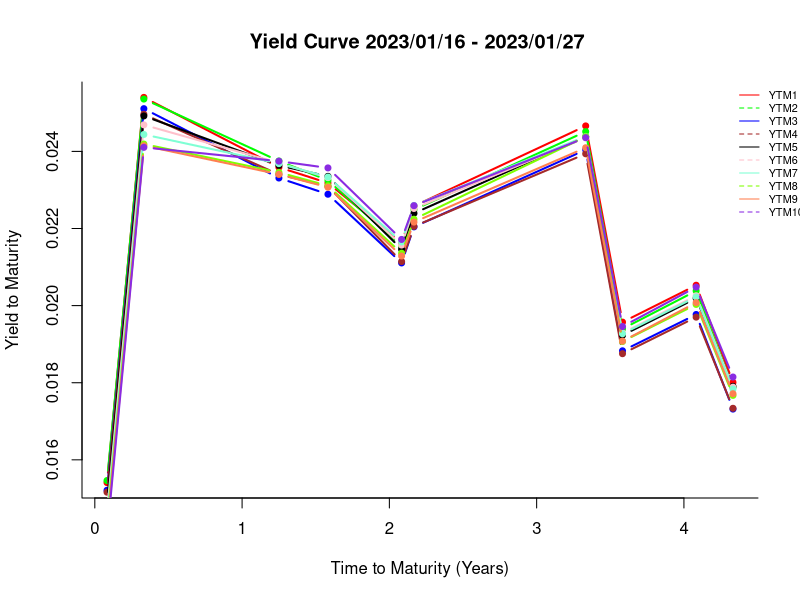

Recreate this plot in R.
## ---- chunk 1
knitr::opts_chunk$set(echo = TRUE)
## ---- chunk 2

data <- read.csv("apm466_data.csv", header=T)

# the price for each day
jan_16 <- data[,8]
jan_17 <- data[,9]
jan_18 <- data[,10]
jan_19 <- data[,11]
jan_20 <- data[,12]
jan_23 <- data[,13]
jan_24 <- data[,14]
jan_25 <- data[,15]
jan_26 <- data[,16]
jan_27 <- data[,17]

coupon <- data[,3]

# calculate the dirty price 

#On January 1, 2023 it has been this number of days since the last coupon for each bond:
days_last_coupon <- c(87, 0, 152, 88, 82, 161, 164, 77, 78, 151)

# days since Jan 1 that the data was collected on 
today <- c(16, 17, 18, 19, 20, 23, 24, 25, 26, 27)

jan_16_dirty <- c(0, 0, 0, 0, 0, 0, 0, 0, 0, 0)
jan_17_dirty <- c(0, 0, 0, 0, 0, 0, 0, 0, 0, 0)
jan_18_dirty <- c(0, 0, 0, 0, 0, 0, 0, 0, 0, 0)
jan_19_dirty <- c(0, 0, 0, 0, 0, 0, 0, 0, 0, 0)
jan_20_dirty <- c(0, 0, 0, 0, 0, 0, 0, 0, 0, 0)
jan_23_dirty <- c(0, 0, 0, 0, 0, 0, 0, 0, 0, 0)
jan_24_dirty <- c(0, 0, 0, 0, 0, 0, 0, 0, 0, 0)
jan_25_dirty <- c(0, 0, 0, 0, 0, 0, 0, 0, 0, 0)
jan_26_dirty <- c(0, 0, 0, 0, 0, 0, 0, 0, 0, 0)
jan_27_dirty <- c(0, 0, 0, 0, 0, 0, 0, 0, 0, 0)

i = 1
while(i<= 10)
  {
  jan_16_dirty[i] = ((days_last_coupon[i] + today[1])/365 ) * coupon[i] * 100 + jan_16[i]
  jan_17_dirty[i] = ((days_last_coupon[i] + today[2])/365 ) * coupon[i] * 100 + jan_17[i]
  jan_18_dirty[i] = ((days_last_coupon[i] + today[3])/365 ) * coupon[i] * 100 + jan_18[i]
  jan_19_dirty[i] = ((days_last_coupon[i] + today[4])/365 ) * coupon[i] * 100 + jan_19[i]
  jan_20_dirty[i] = ((days_last_coupon[i] + today[5])/365 ) * coupon[i] * 100 + jan_20[i]
  jan_23_dirty[i] = ((days_last_coupon[i] + today[6])/365 ) * coupon[i] * 100 + jan_23[i]
  jan_24_dirty[i] = ((days_last_coupon[i] + today[7])/365 ) * coupon[i] * 100 + jan_24[i]
  jan_25_dirty[i] = ((days_last_coupon[i] + today[8])/365 ) * coupon[i] * 100 + jan_25[i]
  jan_26_dirty[i] = ((days_last_coupon[i] + today[9])/365 ) * coupon[i] * 100 + jan_26[i]
  jan_27_dirty[i] = ((days_last_coupon[i] + today[10])/365 ) * coupon[i] * 100 + jan_27[i]
  i = i+1
}

  dirty_price <- cbind(jan_16_dirty, jan_17_dirty, jan_18_dirty, jan_19_dirty, jan_20_dirty, jan_23_dirty, jan_24_dirty, jan_25_dirty, jan_26_dirty, jan_27_dirty)
  
 #dirty_price<-matrix(,nrow=10,ncol=10)
  
# calculate yield to maturity 
  
yield <- matrix(, nrow=10, ncol=10)


# Create bond valuation function
bval <- function(i, cf,
     t=seq(along = cf))
     sum(cf / (1 + i)^t)

# Create ytm() function using uniroot
ytm <- function(cf) {
    uniroot(bval, c(0, 1), cf = cf)$root
}


i = 1 
while (i <= 10) {
    # Create cash flow vectors for day i of data collection 
  
  # bond 1
  cf1 <- c(-1 * dirty_price[1, i], 101.75)
  # bond 2
  cf2 <- c(-1 * dirty_price[2, i], 101.5)
  # bond 3
  cf3 <- c(-1 * dirty_price[3, i], 1.5, 1.5, 101.5)
  # bond 4
  cf4 <- c(-1 * dirty_price[4, i], 1.5, 1.5, 1.5, 101.5)
  # bond 5
  cf5 <- c(-1 * dirty_price[5, i], 1.25, 1.25, 1.25, 1.25, 101.25)
  # bond 6
  cf6 <- c(-1 * dirty_price[6, i], 1.5, 1.5, 1.5, 1.5, 101.5)
  # bond 7
  cf7 <- c(-1 * dirty_price[7, i], 1.5, 1.5, 1.5, 1.5, 1.5, 1,5, 101.5)
  # bond 8
  cf8 <- c(-1 * dirty_price[8, i], 1, 1, 1, 1, 1, 1, 1, 101)
  # bond 9
  cf9 <- c(-1 * dirty_price[9, i], 1.25, 1.25, 1.25, 1.25, 1.25, 1.25, 1.25, 1.25, 101.25)
  # bond 10
  cf10 <- c(-1 * dirty_price[10, i], 1, 1, 1, 1, 1, 1, 1, 1, 1, 101)
  
  # Use ytm() function to find yield
yield[1,i] <- ytm(cf1)
yield[2,i] <- ytm(cf2)
yield[3,i] <- ytm(cf3)
yield[4,i] <- ytm(cf4)
yield[5,i] <- ytm(cf5)
yield[6,i] <- ytm(cf6)
yield[7,i] <- ytm(cf7)
yield[8,i] <- ytm(cf8)
yield[9,i] <- ytm(cf9)
yield[10,i] <- ytm(cf10)

i = i+1
}

# individual yield curve data 

ytm_16 <- yield[,1]
ytm_17 <- yield[,2]
ytm_18 <- yield[,3]
ytm_19 <- yield[,4]
ytm_20 <- yield[,5]
ytm_23 <- yield[,6]
ytm_24 <- yield[,7]
ytm_25 <- yield[,8]
ytm_26 <- yield[,9]
ytm_27 <- yield[,10]

## ---- chunk 3


plot (data[,6], ytm_16,xlab="Time to Maturity (Years)", ylab="Yield to Maturity" , main = "Yield Curve 2023/01/16 - 2023/01/27 ", type = "b", pch =20, lwd=2.0, col="red", bty='L')
lines(data[,6],ytm_17, type = "b", pch =20, lwd=2.0, col="green")
lines(data[,6],ytm_18, type = "b", pch =20, lwd=2.0, col="blue")
lines(data[,6],ytm_19, type = "b", pch =20, lwd=2.0, col="brown")
lines(data[,6],ytm_20, type = "b", pch =20, lwd=2.0, col="black")
lines(data[,6],ytm_23, type = "b", pch =20, lwd=2.0, col="pink")
lines(data[,6],ytm_24, type = "b", pch =20, lwd=2.0, col="aquamarine")
lines(data[,6],ytm_25, type = "b", pch =20, lwd=2.0, col="chartreuse")
lines(data[,6],ytm_26, type = "b", pch =20, lwd=2.0, col="coral")
lines(data[,6],ytm_27, type = "b", pch =20, lwd=2.0, col="blueviolet")

par(xpd=TRUE)
legend("topright",inset = c(- 0.075, 0), legend=c("YTM1", "YTM2", "YTM3", "YTM4", "YTM5", "YTM6","YTM7", "YTM8", "YTM9", "YTM10"),
       col=c("red","green", "blue", "brown", "black", "pink", "aquamarine", "chartreuse", "coral", "blueviolet"), lty=1:2, cex=0.65, box.lty=0)


